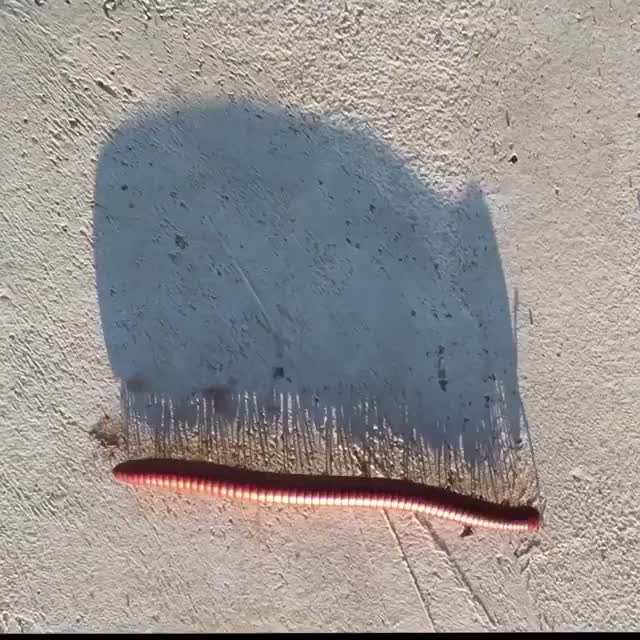
#> input picture adapt.jpg, 640 x 640 px
$ python matplotlib_opencv.py
#> lines starting #> are read from the running program, lines starting #| are printed output that depends on the picture; after the words box and inside, x2 and y2 are one past the last pixel; in counts of white or black regions, pixels touching at a corner belong together
import matplotlib.pyplot as plt
import cv2 as cv
import numpy as np

img = cv.imread('adapt.jpg', 0)
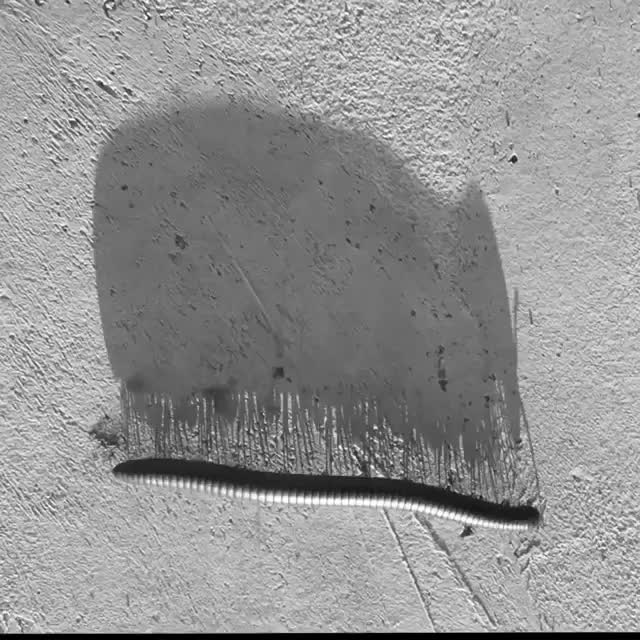
#> img: shape (640, 640); min 0, max 255, mean 146.7

_, th1 = cv.threshold(img, 127, 255, cv.THRESH_BINARY)
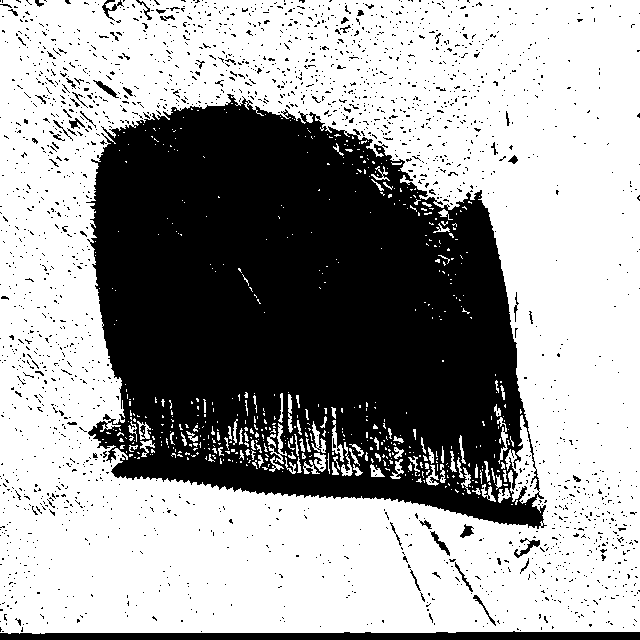
#> th1: shape (640, 640); 62.9% white; 2179 black regions (2126 under 20 px), largest, box (x1, y1, x2, y2) and area: (86, 94, 547, 529) 137544, (0, 631, 640, 640) 4674, (514, 538, 540, 558) 160
th2 = cv.adaptiveThreshold(img, 255, cv.ADAPTIVE_THRESH_MEAN_C, cv.THRESH_BINARY, 11 ,2)
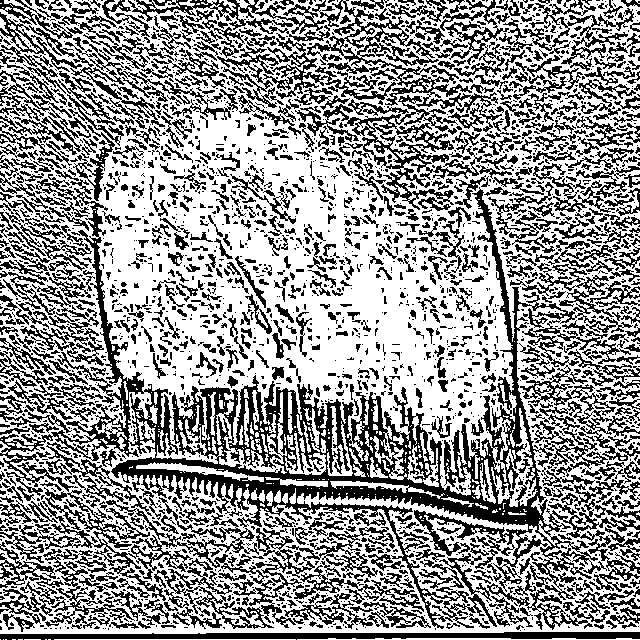
#> th2: shape (640, 640); 59.7% white; black in thin lines or dots
th3 = cv.adaptiveThreshold(img, 255, cv.ADAPTIVE_THRESH_GAUSSIAN_C, cv.THRESH_BINARY, 11 ,2)
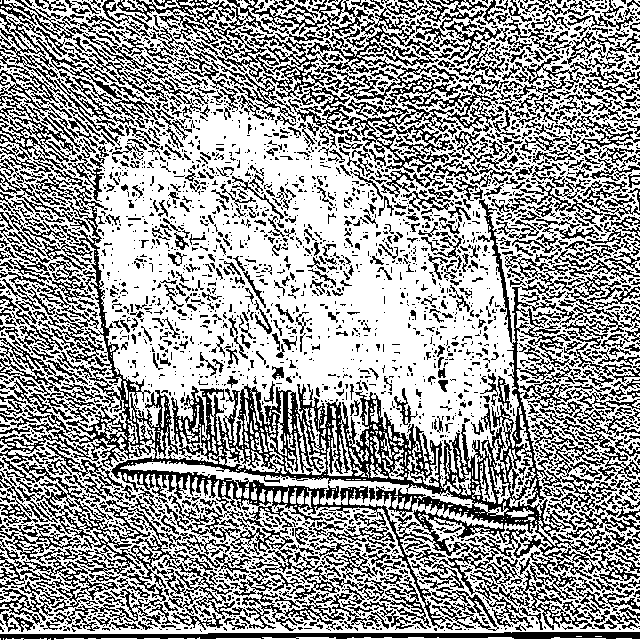
#> th3: shape (640, 640); 61.4% white; black in thin lines or dots


# Plot subplots

titles = ['original', 'threshold', 'adaptMean', 'adaptGauss']
images = [img, th1, th2, th3]

for i in range(len(titles)):
    plt.subplot(3,3,i+1)
    plt.imshow(images[i], 'gray')
    plt.title(titles[i])
    plt.xticks([])
    plt.yticks([])

img = cv.cvtColor(img, cv.COLOR_BGR2RGB)
#> img: shape (640, 640, 3)

plt.imshow(img)
plt.xticks([])
plt.yticks([])
plt.show()

# cv.waitKey(0)
# cv.destroyAllWindows()

$ run again, with chess.jpg copied over adapt.jpg
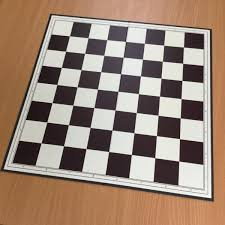
#> input picture chess.jpg, 225 x 225 px
#> `_, th1 = cv.threshold(img, 127, 255, cv.THRESH_BINARY)`:
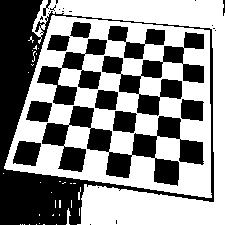
#> th1: shape (225, 225); 55.5% white; 29 black regions (15 under 20 px), largest, box (x1, y1, x2, y2) and area: (0, 0, 214, 225) 9855, (42, 106, 204, 186) 4510, (102, 32, 204, 116) 2754
#> th2: shape (225, 225); 66.3% white; 300 black regions (243 under 20 px), largest, box (x1, y1, x2, y2) and area: (11, 25, 206, 191) 9852, (0, 11, 215, 202) 2337, (42, 22, 93, 64) 537
#> `th3 = cv.adaptiveThreshold(img, 255, cv.ADAPTIVE_THRESH_GAUSSIAN_C, cv..`:
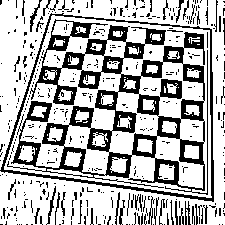
#> th3: shape (225, 225); 70.1% white; 430 black regions (379 under 20 px), largest, box (x1, y1, x2, y2) and area: (7, 19, 208, 195) 9936, (0, 13, 214, 202) 1758, (30, 0, 42, 32) 90

$ run again, with messi-face.jpg copied over adapt.jpg
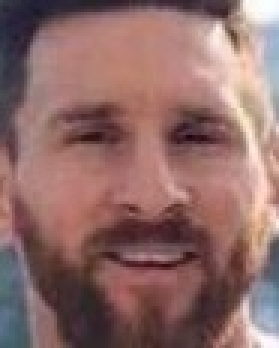
#> input picture messi-face.jpg, 93 x 116 px (shown 3 times larger)
#> `_, th1 = cv.threshold(img, 127, 255, cv.THRESH_BINARY)`:
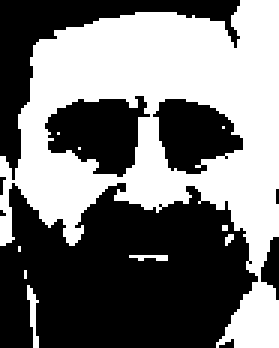
#> th1: shape (116, 93) (shown 3 times larger); 46% white; 10 white regions (8 under 20 px), largest, box (x1, y1, x2, y2) and area: (0, 0, 93, 116) 4879, (9, 95, 13, 116) 41
#> th2: shape (116, 93); 58.4% white; 59 black regions (43 under 20 px), largest, box (x1, y1, x2, y2) and area: (0, 0, 93, 116) 2485, (54, 11, 85, 70) 563, (15, 41, 46, 56) 206
#> `th3 = cv.adaptiveThreshold(img, 255, cv.ADAPTIVE_THRESH_GAUSSIAN_C, cv..`:
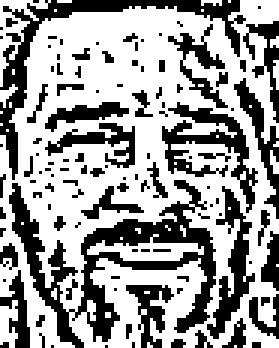
#> th3: shape (116, 93) (shown 3 times larger); 61.8% white; 111 black regions (91 under 20 px), largest, box (x1, y1, x2, y2) and area: (3, 60, 72, 116) 1094, (0, 0, 82, 60) 591, (54, 34, 86, 71) 359
